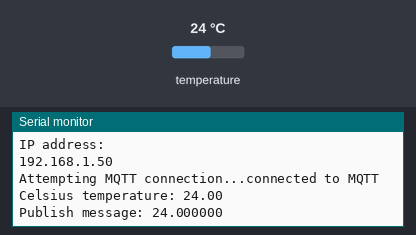
The sketch below on a simulated ESP8266 (NodeMCU). Parts: the last lines printed to the serial monitor. The test bench sets the inputs (shaded band); at power-on: temperature 24 °C. WiFi joins after 1.5 s; servers stay silent unless stated; random numbers use the default seed unless the sketch sets one; no MQTT or app messages arrive unless stated.

Above: at 2.7 s.
2.8 s: temperature set to 12 °C
At 3.7 s:
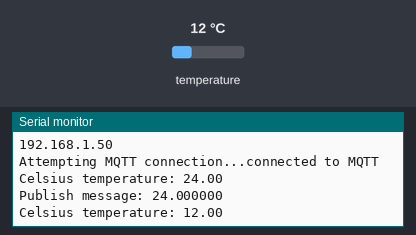
4.3 s: temperature set to 19 °C
At 5.3 s:
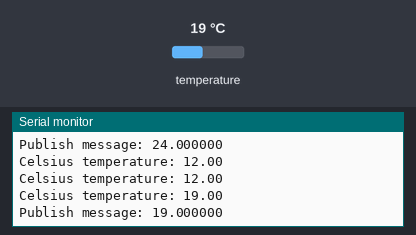
Timing chart, 0 to 7.3 s (numbered marks = the images above; inputs shaded):
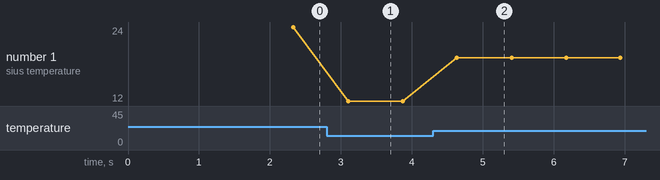

The sketch:

DS18B20_mqtt.ino
```cpp
#include <ESP8266WiFi.h>
#include <PubSubClient.h>

#include <OneWire.h>
#include <DallasTemperature.h>


#define ONE_WIRE_BUS 5

// Setup a oneWire instance to communicate with any OneWire devices
OneWire oneWire(ONE_WIRE_BUS);

// Pass our oneWire reference to Dallas Temperature sensor
DallasTemperature sensors(&oneWire);

// Update these with values suitable for your network.
const char* ssid = "Pas de connection :(";
const char* password = "men1lel9";
const char* mqtt_server = "e22f6f30caa64f7d9f93f78b12f79d04.s1.eu.hivemq.cloud";
const int mqtt_port = 8883;  // Use 1883 for non-secure connections
const char* mqtt_user = "esp8266";
const char* mqtt_password = "Testtest1";

WiFiClientSecure espClient;  // Use WiFiClientSecure for SSL
PubSubClient client(espClient);
unsigned long lastMsg = 0;
#define MSG_BUFFER_SIZE (50)
char msg[MSG_BUFFER_SIZE];
float value = 0;

void setup_wifi() {
  delay(10);
  Serial.println();
  Serial.print("Connecting to ");
  Serial.println(ssid);

  WiFi.mode(WIFI_STA);
  WiFi.begin(ssid, password);

  while (WiFi.status() != WL_CONNECTED) {
    delay(500);
    Serial.print(".");
  }

  randomSeed(micros());

  Serial.println("");
  Serial.println("WiFi connected");
  Serial.println("IP address: ");
  Serial.println(WiFi.localIP());
}

void reconnect() {
  // Loop until we're reconnected
  while (!client.connected()) {
    Serial.print("Attempting MQTT connection...");
    // Create a random client ID
    String clientId = "ESP8266Client-";
    clientId += String(random(0xffff), HEX);
    // Attempt to connect
    if (client.connect(clientId.c_str(), mqtt_user, mqtt_password)) {
      Serial.println("connected to MQTT");
    } else {
      Serial.print("failed, rc=");
      Serial.print(client.state());
      Serial.println(" try again in 5 seconds");
      // Wait 5 seconds before retrying
      delay(5000);
    }
  }
}

void setup() {
  Serial.begin(9600);
  setup_wifi();
  espClient.setInsecure();  // For testing only, remove in production for proper SSL
  client.setServer(mqtt_server, mqtt_port);
}

void loop() {
  if (!client.connected()) {
    reconnect();
  }
  client.loop();

  // Call sensors.requestTemperatures() to issue a global temperature and Requests to all devices on the bus
  sensors.requestTemperatures();

  Serial.print("Celsius temperature: ");
  // Why "byIndex"? You can have more than one IC on the same bus. 0 refers to the first IC on the wire
  Serial.println(sensors.getTempCByIndex(0));

  unsigned long now = millis();
  if (now - lastMsg > 2000) {
    lastMsg = now;
    value = sensors.getTempCByIndex(0);
    snprintf(msg, MSG_BUFFER_SIZE, "%f", value);
    Serial.print("Publish message: ");
    Serial.println(msg);
    client.publish("esp8266/DS18B20/temperature", msg);
  }
}
```

Measured:
- after the input at 2.8 s, the serial monitor: prints a new line after 0.30 s (image 1)
- after the input at 4.3 s, the serial monitor: prints a new line after 0.33 s (image 2)
- plotted number 1: 24 → 12 after the input at 2.8 s, 12 → 19 after the input at 4.3 s
